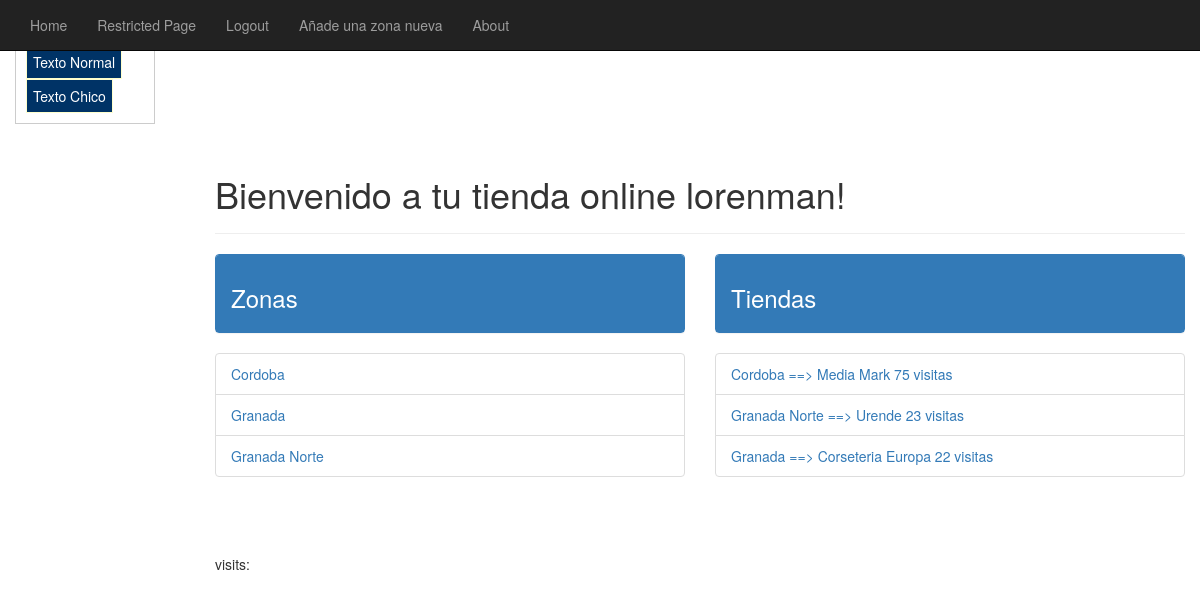
/tiendas/ (signed in), run on the app's committed database.
### apps/tiendas/models.py (models this page shows, shortened)
class Zona(models.Model):
    nombre = models.CharField(max_length=128,unique=True)
    localizacion = models.CharField(max_length=128, unique=True)
    views = models.IntegerField(default=0)
    slug = models.SlugField(default=0)

class Tienda(models.Model):
    nombre = models.CharField(max_length=128,unique=True)
    calle = models.CharField(max_length=128,unique=True)
    zona = models.ForeignKey(Zona,null=True)
    imagen = models.ImageField(upload_to='tmp/', blank=True)
    views = models.IntegerField(default=0)
    slug = models.SlugField(default=0)

### apps/tiendas/views.py (the view)
# urls.py: url(r'^' , 'apps.tiendas.views.inicio', name="index"),
@login_required
def inicio(request):
    zona_list = Zona.objects.order_by('nombre')[:5] #orden ascendente a-z, orden descendente z-a con ('-nombre')
    tiendas = Tienda.objects.order_by('-views')[:3]
    context_dict = {'zonas': zona_list, 'tiendas': tiendas}
    return render(request, 'tiendas/index.html', context_dict)

### templates/tiendas/index.html (shortened to what this page needs)
{% extends "tiendas/base.html" %}
{% load staticfiles %}
{% block body_block %}
{% if user.is_authenticated %}
<div class="page-header">
  <h1>Bienvenido a tu tienda online {{ user.username }}!</h1>
  {% else %}
  <h1>Necesitas loguearte para poder usar la página</h1>
  {% endif %}
</div>
<div class="row placeholders">
  <div class="col-xs-12 col-sm-6 placeholder">
    <div class="panel panel-primary">
      <div class="panel-heading">
        <h3><p>Zonas</p></h3>
      </div>
    </div>
    {% if zonas %}
    <ul class="list-group">
      {% for zona in zonas %}
      <li class="list-group-item"><a href="{% url 'tienda'  zona.slug %}">{{ zona.nombre }}</a></li>
      {% endfor %}
    </ul>
    {% else %}
    <strong>No hay zonas disponibles.</strong>
    {% endif %}
  </div>
  <div class="col-xs-12 col-sm-6 placeholder">
    <div class="panel panel-primary">
      <div class="panel-heading">
        <h3>Tiendas</h3>
      </div>
    </div>
    {% if tiendas %}
    <ul class="list-group">
      {% for tienda in tiendas %}
      <li class="list-group-item"><a href="{% url 'au_v_tienda' tienda.slug %}">{{ tienda.zona.nombre }} ==> {{ tienda.nombre }}  {{ tienda.views }} visitas</a></li>
      {% endfor %}
    </ul>
    {% else %}
    <strong>No hay tiendas disponibles.</strong>
    {% endif %}
  </div>
  <div id="container" style="height: 300px"></div>
</div>
<p> visits: {{ visits }}</p>
{% endblock %}

### static/css/main.css (style rules this page uses)
body { font-size:12px; background-color:#FFFAE6; font-family:Arial, Helvetica, sans-serif; }

### data on the page
Zona: nombre "Cordoba"
Zona: nombre "Granada"
Zona: nombre "Granada Norte"
Tienda: zona.nombre "Cordoba", nombre "Media Mark", views "75"
Tienda: zona.nombre "Granada Norte", nombre "Urende", views "23"
Tienda: zona.nombre "Granada", nombre "Corseteria Europa", views "22"

### other printed values
{{ user.username }} "lorenman"
